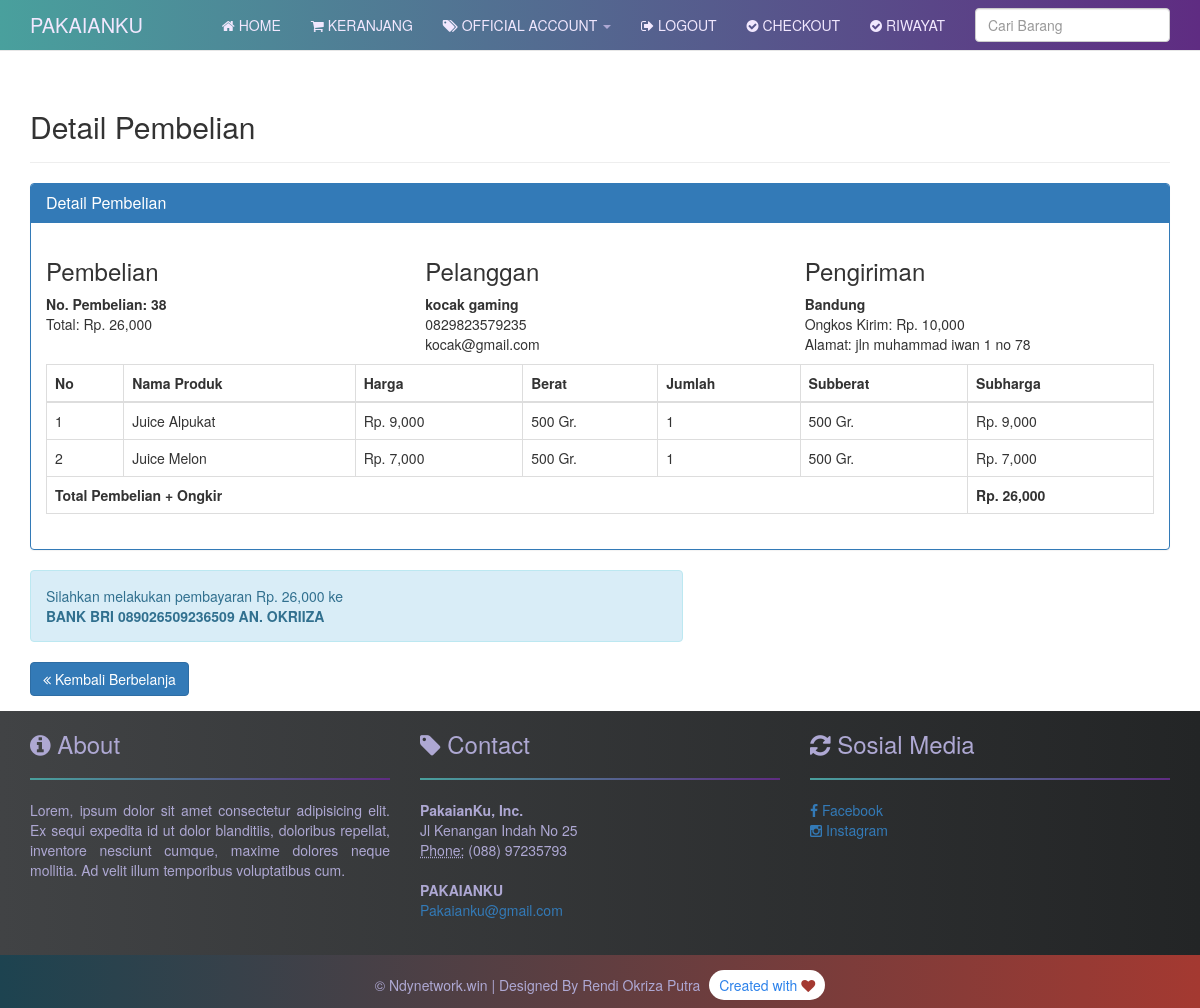
Page /nota.php?id=38 (signed in) on the committed database.
### tables this page shows
CREATE TABLE `pembelian` (
  `id_pembelian` int(11) NOT NULL,
  `id_pelanggan` int(11) NOT NULL,
  `id_ongkir` int(11) NOT NULL,
  `tanggal_pembelian` date NOT NULL,
  `total_pembelian` int(11) NOT NULL,
  `nama_kota` varchar(100) NOT NULL,
  `tarif` int(11) NOT NULL,
  `alamat_pengiriman` text NOT NULL,
  `status_pembelian` varchar(100) NOT NULL DEFAULT 'Pending',
  `resi_pengiriman` varchar(100) NOT NULL
);

CREATE TABLE `pelanggan` (
  `id_pelanggan` int(11) NOT NULL,
  `email_pelanggan` varchar(100) NOT NULL,
  `password_pelanggan` varchar(64) NOT NULL,
  `nama_pelanggan` varchar(100) NOT NULL,
  `telepon_pelanggan` varchar(25) NOT NULL,
  `alamat_pelanggan` text NOT NULL
);

CREATE TABLE `pembelian_produk` (
  `id_pembelian_produk` int(11) NOT NULL,
  `id_pembelian` int(11) NOT NULL,
  `id_produk` int(11) NOT NULL,
  `jumlah` int(11) NOT NULL,
  `nama` varchar(100) NOT NULL,
  `harga` int(11) NOT NULL,
  `berat` int(11) NOT NULL,
  `subberat` int(11) NOT NULL,
  `subharga` int(11) NOT NULL
);

### nota.php (the view, shortened to what this page needs)
<?php
include 'koneksi.php';
?>
<?php include 'navbar.php' ;?>
<?php
    $ambil = $koneksi->query("SELECT * FROM pembelian JOIN pelanggan ON pembelian.id_pelanggan = pelanggan.id_pelanggan WHERE pembelian.id_pembelian='$_GET[id]'");
    $detail = $ambil->fetch_assoc();
?>
<section class="konten">
    <div class="container">
        <div class="page-header">
            <h2>Detail Pembelian</h2>
        </div>
        <div class="panel panel-primary">
            <div class="panel-heading">
                <h3 class="panel-title">Detail Pembelian</h3>
            </div>
            <div class="panel-body">
                <div class="row">
                    <div class="col-md-4">
                        <h3>Pembelian</h3>
                        <strong>No. Pembelian: <?php echo $detail['id_pembelian']; ?></strong><br>
                        Total: Rp. <?php echo number_format($detail['total_pembelian']); ?>
                    </div>
                    <div class="col-md-4">
                        <h3>Pelanggan</h3>
                        <strong><?php echo $detail['nama_pelanggan']; ?></strong> <br>
                        <p>
                            <?php echo $detail['telepon_pelanggan'];?> <br>
                            <?php echo $detail['email_pelanggan']; ?>
                        </p>
                    </div>
                    <div class="col-md-4">
                        <h3>Pengiriman</h3>
                        <strong><?php  echo $detail['nama_kota'] ?></strong> <br>
                        Ongkos Kirim: Rp. <?php echo number_format($detail['tarif']); ?><br>
                        Alamat: <?php echo $detail['alamat_pengiriman'];?>
                    </div>
                </div>
                <table class="table table-bordered">
                    <thead>
                        <tr>
                            <th>No</th>
                            <th>Nama Produk</th>
                            <th>Harga</th>
                            <th>Berat</th>
                            <th>Jumlah</th>
                            <th>Subberat</th>
                            <th>Subharga</th>
                        </tr>
                    </thead>
                    <tbody>
                        <?php $nomor=1;?>
                        <?php $ambil = $koneksi->query("SELECT * FROM pembelian_produk WHERE id_pembelian='$_GET[id]'"); ?>
                        <?php while($pecah = $ambil->fetch_assoc()) { ?>
                        <tr>
                            <td><?php echo $nomor ?></td>
                            <td><?php echo $pecah['nama']; ?></td>
                            <td>Rp. <?php echo number_format($pecah['harga']);?></td>
                            <td><?php echo $pecah['berat'];?> Gr.</td>
                            <td><?php echo $pecah['jumlah'];?></td>
                            <td><?php echo $pecah['subberat'];?> Gr.</td>
                            <td>Rp. <?php echo number_format($pecah['subharga']);?></td>
                        </tr>
                        <?php $nomor++?>
                        <?php }?>
                    </tbody>
                    <tfoot>
                <tr>
                    <th colspan="6">Total Pembelian + Ongkir </th>
                    <th>Rp. <?php echo number_format($detail['total_pembelian']); ?></th>
                </tr>
            </tfoot>
                </table>
            </div>
        </div>
        <div class="row">
            <div class="col-md-7">
                <div class="alert alert-info">
                    <p>
                        Silahkan melakukan pembayaran Rp. <?php echo number_format($detail['total_pembelian']); ?> ke <br>
                        <strong> BANK BRI 089026509236509 AN. OKRIIZA </strong>
                    </p>
                </div>
                <a href="index.php" class="btn btn-primary"> <i class="fa fa-angle-double-left"></i> Kembali Berbelanja</a>
            </div>
        </div>
    </div>
</section>
<?php include 'footer.php' ;?>

### custom.css (style rules this page uses)
html { position: relative; min-height: 100%; }
body { padding-top: 70px; }
.container { min-height: 100%; }
.konten { margin-bottom: 15px; }

### rows in the picture
pembelian: id_pembelian "38", total_pembelian "26,000", id_pelanggan.nama_pelanggan "kocak gaming", id_pelanggan.telepon_pelanggan "0829823579235", id_pelanggan.email_pelanggan "kocak@gmail.com", nama_kota "Bandung", tarif "10,000", alamat_pengiriman "jln muhammad iwan 1 no 78"
pembelian_produk: nama "Juice Alpukat", harga "9,000", berat "500", jumlah "1", subberat "500", subharga "9,000"
pembelian_produk: nama "Juice Melon", harga "7,000", berat "500", jumlah "1", subberat "500", subharga "7,000"
